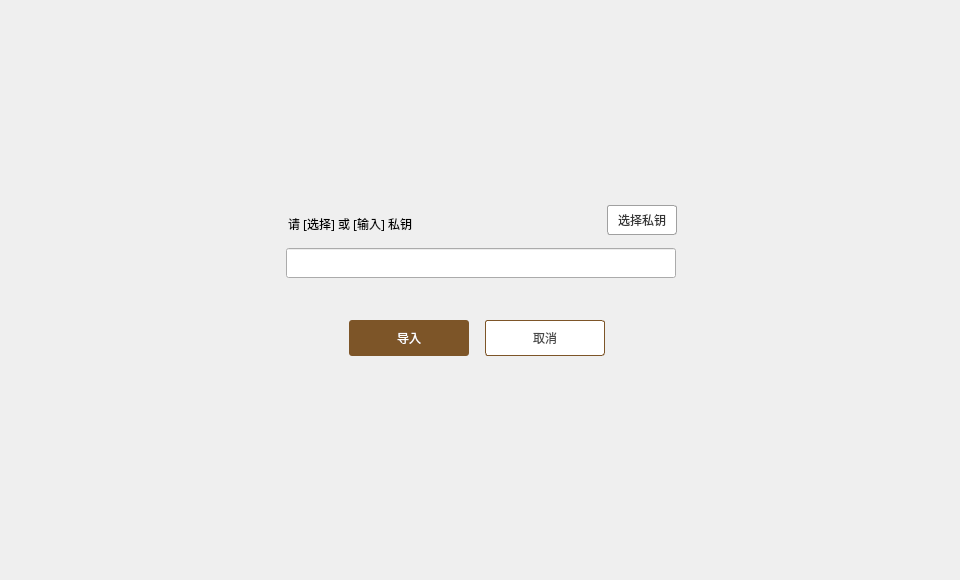
<?xml version="1.0" encoding="UTF-8"?>
<ui version="4.0">
 <class>ImportDialog</class>
 <widget class="QDialog" name="ImportDialog">
  <property name="geometry">
   <rect>
    <x>0</x>
    <y>0</y>
    <width>960</width>
    <height>580</height>
   </rect>
  </property>
  <property name="font">
   <font>
    <family>微软雅黑</family>
   </font>
  </property>
  <property name="windowTitle">
   <string>Dialog</string>
  </property>
  <widget class="QWidget" name="widget" native="true">
   <property name="geometry">
    <rect>
     <x>0</x>
     <y>0</y>
     <width>960</width>
     <height>580</height>
    </rect>
   </property>
   <widget class="QWidget" name="containerWidget" native="true">
    <property name="geometry">
     <rect>
      <x>209</x>
      <y>153</y>
      <width>542</width>
      <height>274</height>
     </rect>
    </property>
    <widget class="QToolButton" name="cancelBtn">
     <property name="geometry">
      <rect>
       <x>276</x>
       <y>167</y>
       <width>120</width>
       <height>36</height>
      </rect>
     </property>
     <property name="cursor">
      <cursorShape>PointingHandCursor</cursorShape>
     </property>
     <property name="styleSheet">
      <string notr="true">QToolButton{background-color:#ffffff;color:#484848;border:1px solid rgb(125,85,40);border-radius:3px;}
QToolButton:hover{color:rgb(125,85,40);}</string>
     </property>
     <property name="text">
      <string>取消</string>
     </property>
    </widget>
    <widget class="QLineEdit" name="privateKeyLineEdit">
     <property name="geometry">
      <rect>
       <x>77</x>
       <y>95</y>
       <width>390</width>
       <height>30</height>
      </rect>
     </property>
     <property name="font">
      <font>
       <family>微软雅黑</family>
       <pointsize>10</pointsize>
      </font>
     </property>
     <property name="contextMenuPolicy">
      <enum>Qt::DefaultContextMenu</enum>
     </property>
     <property name="styleSheet">
      <string notr="true">border-color: rgb(0, 0, 0);</string>
     </property>
     <property name="text">
      <string/>
     </property>
     <property name="readOnly">
      <bool>false</bool>
     </property>
    </widget>
    <widget class="QToolButton" name="importBtn">
     <property name="geometry">
      <rect>
       <x>140</x>
       <y>167</y>
       <width>120</width>
       <height>36</height>
      </rect>
     </property>
     <property name="font">
      <font>
       <family>微软雅黑</family>
      </font>
     </property>
     <property name="cursor">
      <cursorShape>PointingHandCursor</cursorShape>
     </property>
     <property name="styleSheet">
      <string notr="true">QToolButton{background-color:rgb(125,85,40);color:#ffffff;border:none;border-radius:3px;}
QToolButton:hover{background-color:rgb(125,87,180);}
QToolButton:disabled{background-color:#cecece;}</string>
     </property>
     <property name="text">
      <string>导入</string>
     </property>
    </widget>
    <widget class="QLabel" name="tipLabel">
     <property name="geometry">
      <rect>
       <x>-171</x>
       <y>77</y>
       <width>261</width>
       <height>16</height>
      </rect>
     </property>
     <property name="font">
      <font>
       <family>微软雅黑</family>
      </font>
     </property>
     <property name="styleSheet">
      <string notr="true">color: rgb(255, 78, 54);</string>
     </property>
     <property name="text">
      <string/>
     </property>
    </widget>
    <widget class="QLabel" name="label">
     <property name="geometry">
      <rect>
       <x>79</x>
       <y>61</y>
       <width>300</width>
       <height>20</height>
      </rect>
     </property>
     <property name="text">
      <string>请 [选择] 或 [输入] 私钥</string>
     </property>
    </widget>
    <widget class="QPushButton" name="pathBtn">
     <property name="geometry">
      <rect>
       <x>398</x>
       <y>52</y>
       <width>70</width>
       <height>30</height>
      </rect>
     </property>
     <property name="font">
      <font>
       <family>微软雅黑</family>
      </font>
     </property>
     <property name="cursor">
      <cursorShape>PointingHandCursor</cursorShape>
     </property>
     <property name="focusPolicy">
      <enum>Qt::NoFocus</enum>
     </property>
     <property name="styleSheet">
      <string notr="true">QPushButton{border:1px solid rgb(160,160,160);
border-radius:3px;
background-color: rgb(255, 255, 255);
color: rgb(53, 53, 53);
}
QPushButton::hover{color: rgb(153, 153, 153);}</string>
     </property>
     <property name="text">
      <string>选择私钥</string>
     </property>
    </widget>
   </widget>
  </widget>
 </widget>
 <tabstops>
  <tabstop>privateKeyLineEdit</tabstop>
  <tabstop>importBtn</tabstop>
  <tabstop>cancelBtn</tabstop>
  <tabstop>pathBtn</tabstop>
 </tabstops>
 <resources/>
 <connections/>
</ui>
